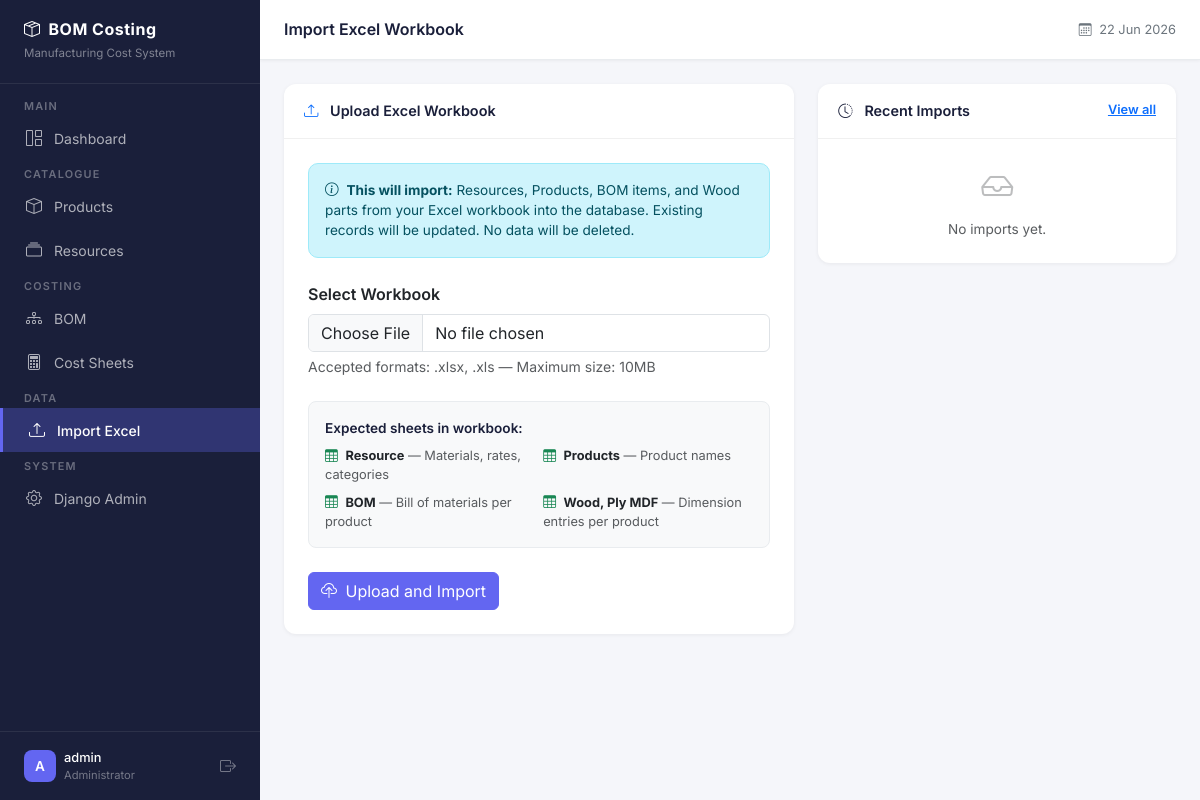
/imports/ (signed in), run on an earlier commit of the app's database.
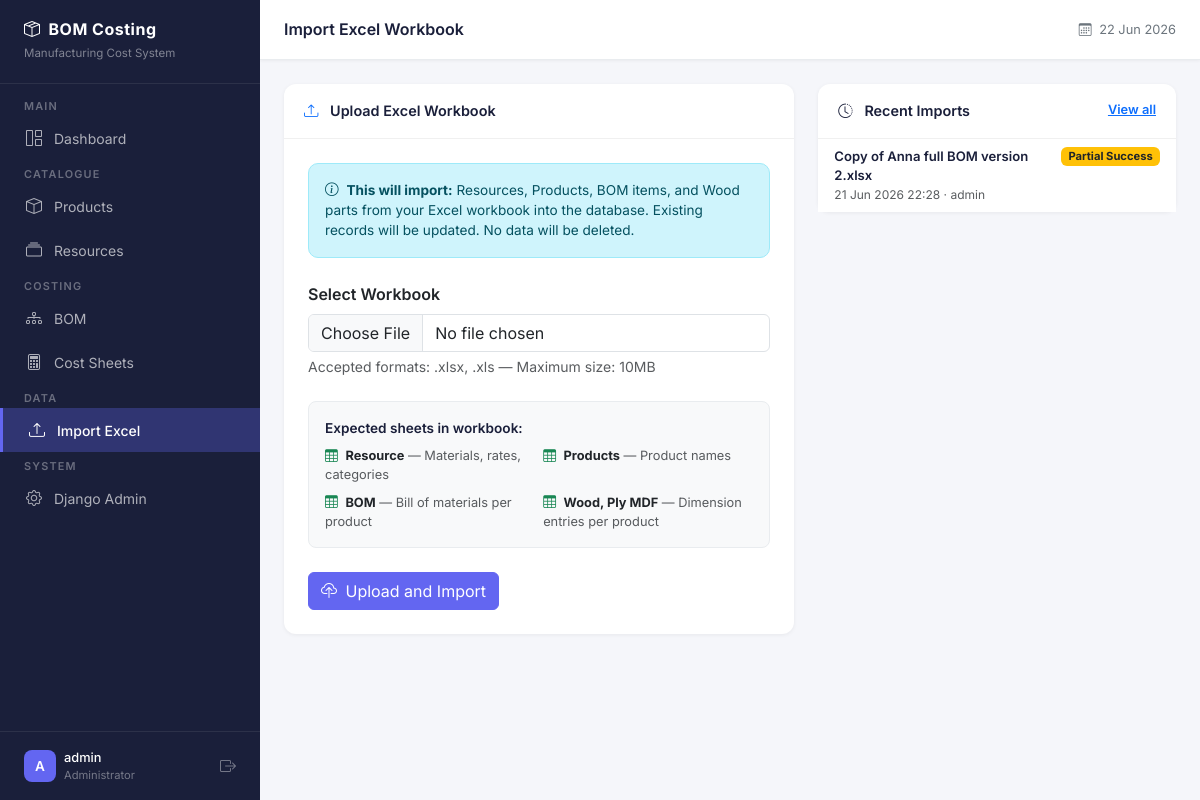
And on a later commit of the database.
### apps/imports/models.py (models this page shows, shortened)
class ImportLog(models.Model):
    STATUS_CHOICES = [
        ('pending', 'Pending'),
        ('success', 'Success'),
        ('partial', 'Partial Success'),
        ('failed', 'Failed'),
    ]
    uploaded_by = models.ForeignKey(
        User,
        on_delete=models.SET_NULL,
        null=True,
        help_text="Which user uploaded this file."
    )
    file_name = models.CharField(
        max_length=255,
        help_text="Original name of the uploaded Excel file."
    )
    file_path = models.FileField(
        upload_to='imports/',
        help_text="Stored copy of the uploaded file."
    )
    status = models.CharField(
        max_length=20,
        choices=STATUS_CHOICES,
        default='pending'
    )
    products_imported = models.IntegerField(default=0)
    resources_imported = models.IntegerField(default=0)
    bom_rows_imported = models.IntegerField(default=0)
    wood_parts_imported = models.IntegerField(default=0)
    error_log = models.TextField(
        blank=True,
        help_text="Any validation errors or warnings during import."
    )
    created_at = models.DateTimeField(auto_now_add=True)
    class Meta:
        ordering = ['-created_at']
        verbose_name = "Import Log"
        verbose_name_plural = "Import Logs"

### apps/imports/views.py (the view, shortened to what this page needs)
# urls.py: path('',              views.upload,         name='upload'),
@login_required
def upload(request):
    recent_logs = ImportLog.objects.order_by('-created_at')[:10]
    context = {
        'page_title': 'Import Excel Workbook',
        'recent_logs': recent_logs,
        'sheets_info': [
            ('Resource',      'Materials, rates, categories'),
            ('Products',      'Product names'),
            ('BOM',           'Bill of materials per product'),
            ('Wood, Ply MDF', 'Dimension entries per product'),
        ],
    }
    return render(request, 'imports/upload.html', context)

### templates/imports/upload.html (shortened to what the changed rows need)
{% extends "base.html" %}
{% block content %}
<div class="row">
    <div class="col-12 col-lg-7 mb-4">
        <div class="content-card">
            <div class="card-body p-4">
                <form method="post" enctype="multipart/form-data">
                    <div class="mb-4 p-3"
                         style="background:#f8f9fa; border-radius:8px;
                                border:1px solid #e9ecef;">
                        <div class="row g-2">
                            {% for sheet, desc in sheets_info %}
                            <div class="col-6">
                                <div style="font-size:0.8rem;">
                                    <i class="bi bi-table me-1 text-success"></i>
                                    <strong>{{ sheet }}</strong>
                                    <span class="text-muted">— {{ desc }}</span>
                                </div>
                            </div>
                            {% endfor %}
                        </div>
                    </div>
                </form>
            </div>
        </div>
    </div>
    <div class="col-12 col-lg-5 mb-4">
        <div class="content-card">
            {% if recent_logs %}
            <div class="list-group list-group-flush">
                {% for log in recent_logs %}
                <a href="{% url 'imports:result' pk=log.pk %}"
                   class="list-group-item list-group-item-action"
                   style="font-size:0.82rem; border-color:#f0f0f0;">
                    <div class="d-flex justify-content-between align-items-start">
                        <div>
                            <div class="fw-semibold" style="color:#1a1f3a;">
                                {{ log.file_name }}
                            </div>
                            <div class="text-muted" style="font-size:0.75rem;">
                                {{ log.created_at|date:"d M Y H:i" }}
                                · {{ log.uploaded_by.username }}
                            </div>
                        </div>
                        <span class="badge ms-2
                            {% if log.status == 'success' %}bg-success
                            {% elif log.status == 'partial' %}bg-warning text-dark
                            {% elif log.status == 'failed' %}bg-danger
                            {% else %}bg-secondary{% endif %}"
                            style="font-size:0.7rem;">
                            {{ log.get_status_display }}
                        </span>
                    </div>
                </a>
                {% endfor %}
            </div>
            {% else %}
            <div class="text-center py-4">
                <i class="bi bi-inbox text-muted"
                   style="font-size:2rem; opacity:0.4;"></i>
                <p class="text-muted mt-2 mb-0" style="font-size:0.85rem;">
                    No imports yet.
                </p>
            </div>
            {% endif %}
        </div>
    </div>
</div>
{% endblock %}

What changed in the data, as far as the page shows it:
added ImportLog: file_name "Copy of Anna full BOM version 2.xlsx", created_at "21 Jun 2026 22:28", uploaded_by.username "admin", status "Partial Success"
Also different on the page:
text no longer shown: "No imports yet."
